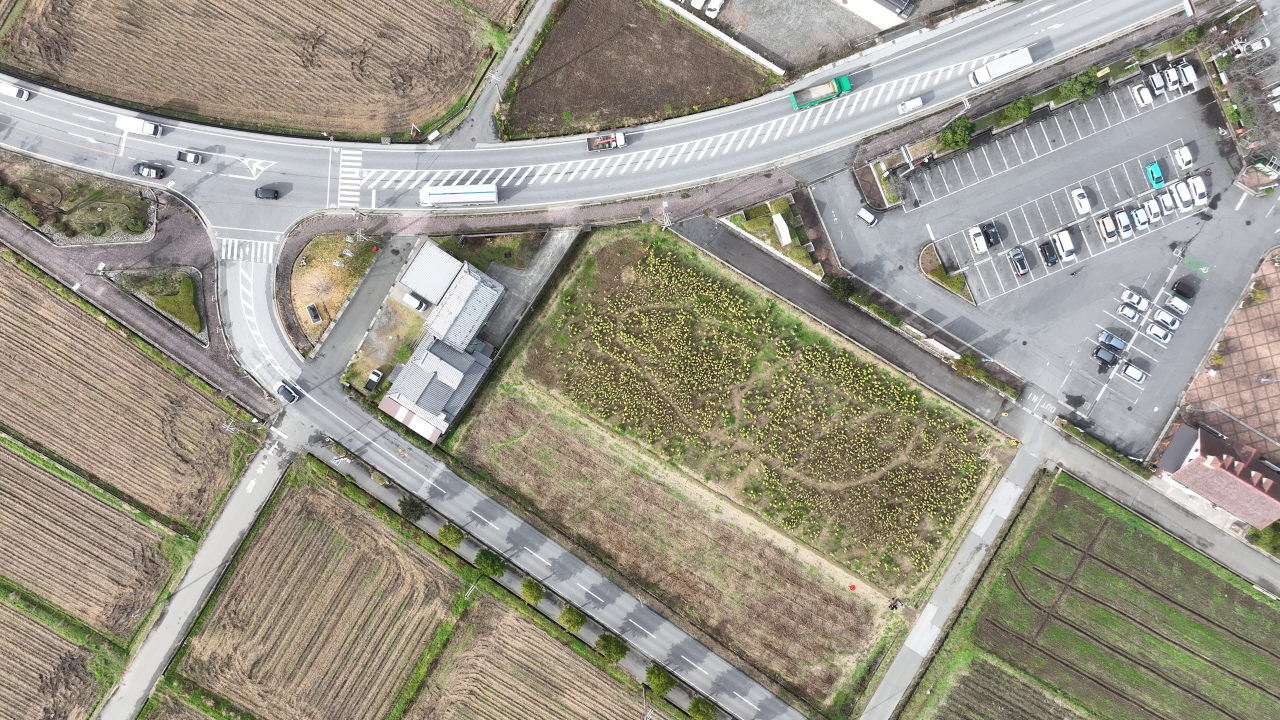
#> input picture frame0.jpg, 3840 x 2160 px (shown at 1/3 size)
$ python resize-image.py frame0.jpg out.png
#> lines starting #> are read from the running program, lines starting #| are printed output that depends on the picture
import sys
import os
import glob
from PIL import Image

def process_image(input_path, output_path):
#> called with input_path = 'frame0.jpg', output_path = 'out.png'
    img = Image.open(input_path)
#> img is the input picture: PIL image 3840x2160 RGB; mean R, G, B 155.2, 150.8, 137.1

    width, height = img.size
#> width = 3840; height = 2160

    left_half = img.crop((0, 0, width/2, height))
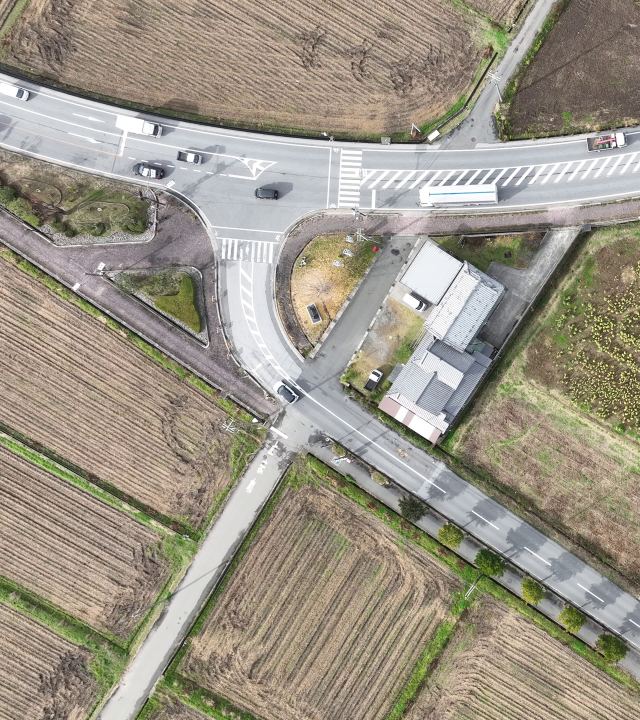
#> left_half: PIL image 1920x2160 RGB (shown at 1/3 size); mean R, G, B 156.4, 149.3, 135.1

    new_width, new_height = left_half.size
#> new_width = 1920; new_height = 2160

    middle_section = left_half.crop((0, new_height/4, new_width, new_height/4*3))
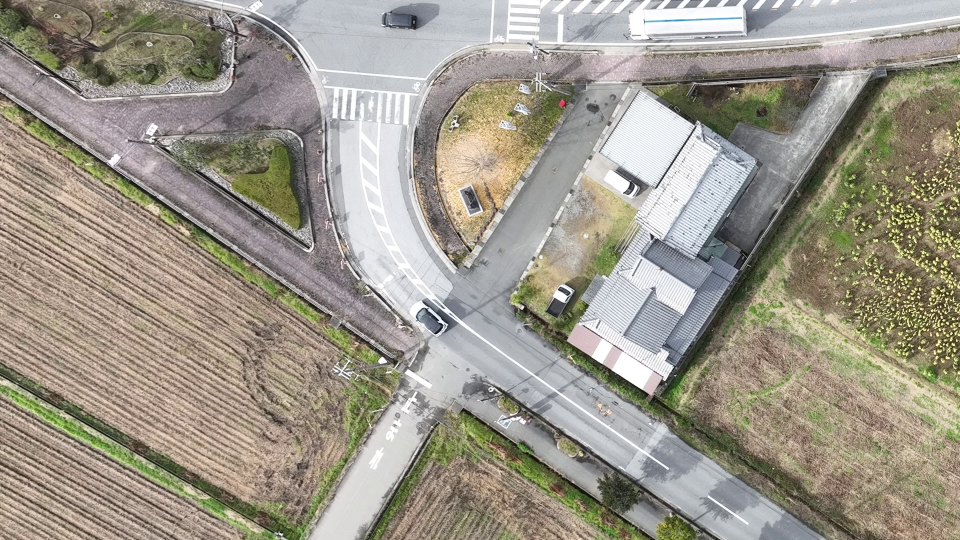
#> middle_section: PIL image 1920x1080 RGB (shown at 1/2 size); mean R, G, B 156.6, 151, 138

    new_width, new_height = middle_section.size
#> new_height = 1080

    final_img = middle_section.resize((int(new_width * 2), int(new_height * 2)))

    final_img.save(output_path)

def process_directory(input_dir, output_dir):
    if not os.path.exists(output_dir):
        os.makedirs(output_dir)

    for file_path in glob.glob(input_dir + '/*'):
        if os.path.isfile(file_path) and file_path.lower().endswith(('.png', '.jpg', '.jpeg', '.bmp', '.gif')):
            base_name = os.path.basename(file_path)
            output_file_name = os.path.splitext(base_name)[0] + '-resized' + os.path.splitext(base_name)[1]
            output_path = os.path.join(output_dir, output_file_name)

            process_image(file_path, output_path)
            print(f"Processed {file_path} -> {output_path}")

if __name__ == '__main__':
    if len(sys.argv) != 3:
        print("Usage: python script.py <input_path> <output_path>")
        sys.exit(1)

    input_path = sys.argv[1]
    output_path = sys.argv[2]

    if os.path.isdir(input_path):
        process_directory(input_path, output_path)
    elif os.path.isfile(input_path):
        process_image(input_path, output_path)
    else:
        print("Input path does not exist.")
        sys.exit(1)
